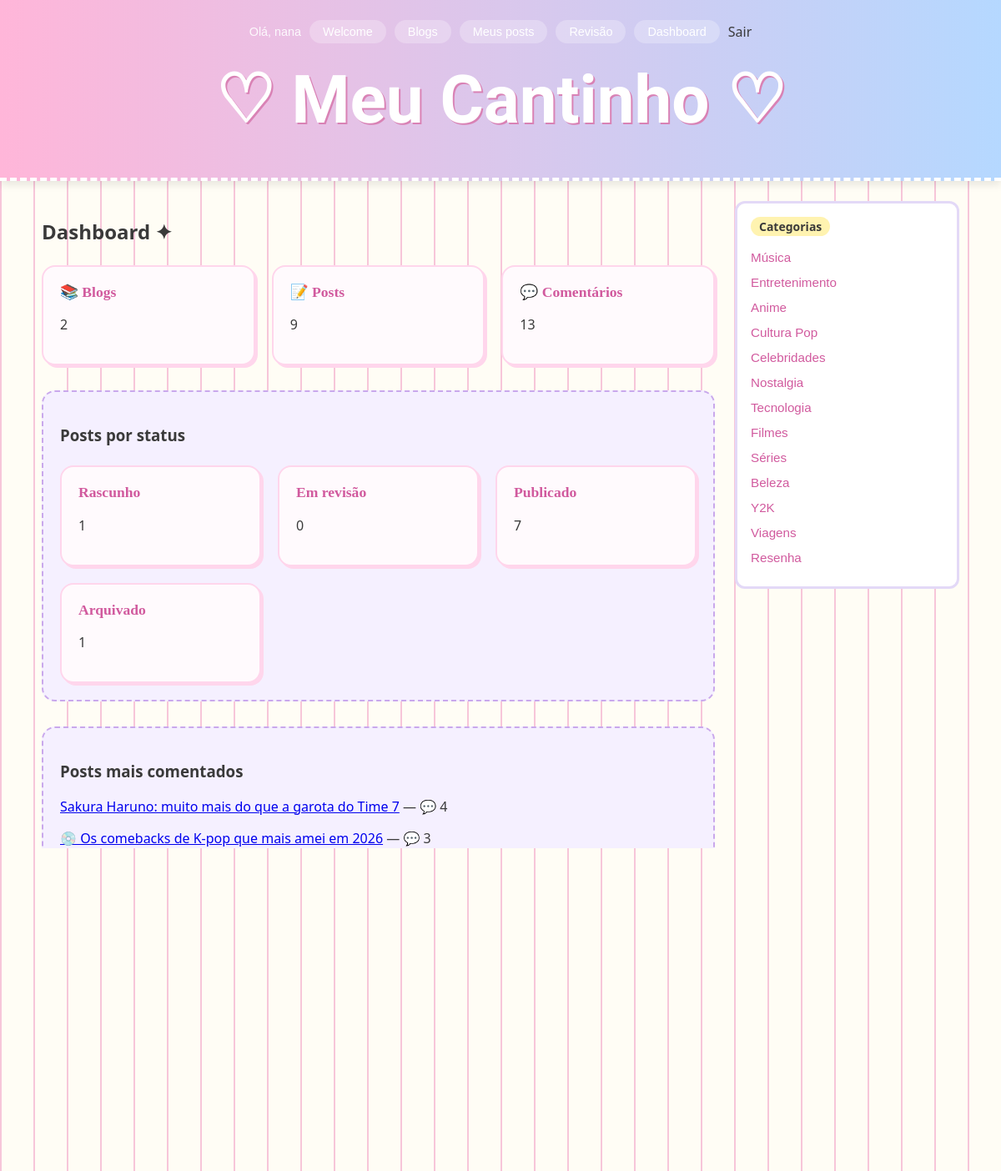
The page /dashboard/ (signed in) on the database its author committed.
### blog/models.py (models this page shows, shortened)
class Post(models.Model):
    class Status(models.TextChoices):
        RASCUNHO = 'RASCUNHO', 'Rascunho'
        EM_REVISAO = 'EM_REVISAO', 'Em revisão'
        PUBLICADO = 'PUBLICADO', 'Publicado'
        ARQUIVADO = 'ARQUIVADO', 'Arquivado'
    titulo = models.CharField(max_length=200)
    slug = models.SlugField(max_length=220, unique=True, blank=True)
    conteudo = models.TextField()
    imagem_capa = models.ImageField(upload_to='capas/', blank=True, null=True)
    autor = models.ForeignKey(User, on_delete=models.CASCADE, related_name='posts')
    blog = models.ForeignKey(Blog, on_delete=models.CASCADE, null=True, related_name='posts')
    categoria = models.ForeignKey(Categoria, on_delete=models.SET_NULL, null=True, related_name='posts')
    tags = models.ManyToManyField(Tag, blank=True, related_name='posts')
    status = models.CharField(max_length=20, choices=Status.choices, default=Status.RASCUNHO)
    criado_em = models.DateTimeField(auto_now_add=True)
    atualizado_em = models.DateTimeField(auto_now=True)

class Blog(models.Model):
    nome = models.CharField(max_length=100)
    slug = models.SlugField(max_length=120, unique=True, blank=True)
    descricao = models.TextField(blank=True)
    dono = models.ForeignKey(User, on_delete=models.CASCADE, related_name='blogs')
    criado_em = models.DateTimeField(auto_now_add=True)

class Categoria(models.Model):
    nome = models.CharField(max_length=100)
    slug = models.SlugField(max_length=120, unique=True, blank=True)

### blog/views.py (the view)
# urls.py: path('dashboard/', views.dashboard, name='dashboard'),
@login_required
def dashboard(request):
    if request.user.is_superuser:
        blogs = Blog.objects.all()
    else:
        blogs = Blog.objects.filter(
            membros__usuario=request.user,
            membros__papel__in=[Membro.Papel.DONO, Membro.Papel.EDITOR],
        ).distinct()
    posts = Post.objects.filter(blog__in=blogs)
    por_status = [
        {'nome': rotulo, 'total': posts.filter(status=valor).count()}
        for valor, rotulo in Post.Status.choices
    ]
    mais_comentados = posts.filter(
        status=Post.Status.PUBLICADO
    ).annotate(
        num_comentarios=Count('comentarios')
    ).order_by('-num_comentarios', '-criado_em')[:5]
    resumo_blogs = blogs.annotate(
        total_posts=Count('posts', distinct=True),
        total_comentarios=Count('posts__comentarios', distinct=True),
    )
    return render(request, 'blog/dashboard.html', {
        'total_blogs': blogs.count(),
        'total_posts': posts.count(),
        'total_comentarios': Comentario.objects.filter(post__in=posts).count(),
        'por_status': por_status,
        'mais_comentados': mais_comentados,
        'resumo_blogs': resumo_blogs,
    })

### blog/context_processors.py (called while the page is built)
def sidebar_data(request):
    posts_recentes = Post.objects.filter(
        status=Post.Status.PUBLICADO
    ).order_by('-criado_em')[:5]
    posts_mais_comentados = Post.objects.filter(
        status=Post.Status.PUBLICADO
    ).annotate(
        num_comentarios=Count('comentarios')
    ).order_by('-num_comentarios')[:5]
    categorias = Categoria.objects.all()
    total_posts = Post.objects.filter(status=Post.Status.PUBLICADO).count()
    return {
        'sidebar_posts_recentes': posts_recentes,
        'sidebar_posts_comentados': posts_mais_comentados,
        'sidebar_categorias': categorias,
        'sidebar_total_posts': total_posts,
    }

### blog/templates/blog/dashboard.html
{% extends 'blog/base.html' %}
{% block content %}
    <h2>Dashboard ✦</h2>
    <div class="grid-topicos">
        <div class="topico">
            <h3>📚 Blogs</h3>
            <p>{{ total_blogs }}</p>
        </div>
        <div class="topico">
            <h3>📝 Posts</h3>
            <p>{{ total_posts }}</p>
        </div>
        <div class="topico">
            <h3>💬 Comentários</h3>
            <p>{{ total_comentarios }}</p>
        </div>
    </div>
    <section>
        <h3>Posts por status</h3>
        <div class="grid-topicos">
            {% for s in por_status %}
                <div class="topico">
                    <h3>{{ s.nome }}</h3>
                    <p>{{ s.total }}</p>
                </div>
            {% endfor %}
        </div>
    </section>
    <section>
        <h3>Posts mais comentados</h3>
        {% for p in mais_comentados %}
            <p><a href="{% url 'detalhe_post' p.slug %}">{{ p.titulo }}</a> — 💬 {{ p.num_comentarios }}</p>
        {% empty %}
            <p>Ainda não há posts publicados.</p>
        {% endfor %}
    </section>
    <section>
        <h3>Resumo por blog</h3>
        {% for b in resumo_blogs %}
            <p><strong>{{ b.nome }}</strong> — {{ b.total_posts }} posts, {{ b.total_comentarios }} comentários</p>
        {% empty %}
            <p>Você ainda não é dona ou editora de nenhum blog.</p>
        {% endfor %}
    </section>
{% endblock %}

### blog/templates/blog/base.html (shortened to what this page needs)
<!DOCTYPE html>
<html lang="pt-br">
<head>
    {% load static %}
    <link rel="stylesheet" href="{% static 'blog/style.css' %}">
</head>
<body>
    <header>
        <nav>
            {% if user.is_authenticated %}
                <span class="saudacao">Olá, {{ user.username }}</span>
                <a href="{% url 'welcome' %}">Welcome</a>
                <a href="{% url 'lista_blogs' %}">Blogs</a>
                <a href="{% url 'meus_posts' %}">Meus posts</a>
                <a href="{% url 'revisao' %}">Revisão</a>
                <a href="{% url 'dashboard' %}">Dashboard</a>
                <form method="post" action="{% url 'logout' %}" style="display:inline">
                    <button type="submit" class="btn-sair">Sair</button>
                </form>
            {% else %}
                <a href="{% url 'welcome' %}">Welcome</a>
                <a href="{% url 'lista_blogs' %}">Blogs</a>
                <a href="{% url 'login' %}">Entrar</a>
            {% endif %}
        </nav>
        <h1><a href="{% url 'lista_posts' %}">♡ Meu Cantinho ♡</a></h1>
    </header>
    <main class="layout">
        <div class="conteudo">
            {% block content %}{% endblock %}
        </div>
        <aside class="sidebar">
            <div class="widget">
                <h3>Categorias</h3>
                <ul>
                    {% for cat in sidebar_categorias %}
                        <li><a href="{% url 'posts_por_categoria' cat.id %}">{{ cat.nome }}</a></li>
                    {% endfor %}
                </ul>
            </div>

### blog/static/blog/style.css (style rules this page uses)
body { margin: 0; font-family: 'Quicksand', sans-serif; background: linear-gradient(180deg, #cdeffd 0%, #f9dfe8 50%, #e8d5f7 100%); background-attachment: fixed; color: #4a3b52; }
header { background: linear-gradient(90deg, #ffb6d9, #b5d8ff); padding: 24px; text-align: center; border-bottom: 4px dashed #ffffff; box-shadow: 0 4px 10px rgba(0,0,0,0.1); }
header h1 a { color: #ffffff; text-decoration: none; font-family: "Henny Penny", system-ui; font-size: 5rem; text-shadow: 2px 2px 0 #d982b5; }
main { max-width: 700px; margin: 30px auto; padding: 0 20px; }
section { background: #f5f0ff; border: 2px dashed #c9a8ec; border-radius: 16px; padding: 20px; margin-top: 30px; }
button { background: #ff9dc4; color: white; border: none; padding: 10px 20px; border-radius: 20px; cursor: pointer; font-weight: bold; }
:root { --cor-fundo: #FFFDF5; --cor-rosa: #F7C6D9; --cor-amarelo: #FFF3B0; --cor-verde: #C9EFC9; --cor-lilas: #E3D9F7; --cor-texto: #3A3A3A; --borda-fofa: 12px; }
body { background-color: var(--cor-fundo); background-image: repeating-linear-gradient( 90deg, var(--cor-rosa) 0px, var(--cor-rosa) 2px, transparent 2px, transparent 40px ); color: var(--cor-texto); font-family: system-ui, sans-serif; margin: 0; }
header h1 { font-family: "Henny Penny", system-ui; }
.layout { display: grid; grid-template-columns: 3fr 1fr; gap: 24px; max-width: 1100px; margin: 0 auto; padding: 24px; }
.widget { background: #fff; border: 3px solid var(--cor-lilas); border-radius: var(--borda-fofa); padding: 16px; margin-bottom: 16px; }
.widget h3 { margin-top: 0; background: var(--cor-amarelo); display: inline-block; padding: 2px 10px; border-radius: 20px; font-size: 14px; }
.grid-topicos { display: grid; grid-template-columns: repeat(auto-fit, minmax(220px, 1fr)); gap: 20px; margin-top: 24px; }
.topico { background: #fffafd; border: 2px solid #ffd6ec; border-radius: 16px; padding: 20px; box-shadow: 3px 3px 0 #ffd6ec; }
.topico h3 { margin-top: 0; color: #d15a9e; font-family: 'Comic Neue', cursive; font-size: 1.1rem; }
nav { display: flex; justify-content: center; align-items: center; gap: 10px; flex-wrap: wrap; margin-bottom: 12px; }
nav a, nav .saudacao { font-family: 'Quicksand', sans-serif; font-size: 0.9rem; color: #ffffff; }
nav a { background: rgba(255, 255, 255, 0.25); padding: 6px 16px; border-radius: 20px; text-decoration: none; transition: background 0.2s ease; }
nav .saudacao { opacity: 0.9; }
.widget ul { list-style: none; padding-left: 0; margin: 0; }
.widget li { margin-bottom: 8px; }
.widget a { font-family: 'Quicksand', sans-serif; color: #d15a9e; text-decoration: none; font-size: 0.95rem; }
.btn-sair { background: none; border: none; color: inherit; font: inherit; cursor: pointer; padding: 0; text-decoration: none; }

### rows shown on the page
Post: titulo "Sakura Haruno: muito mais do que a garota do Time 7", num_comentarios "4"
Post: titulo "💿 Os comebacks de K-pop que mais amei em 2026", num_comentarios "3"
Post: titulo "Minhas IT Girls: mulheres que eu simplesmente não consigo ignorar", num_comentarios "2"
Post: titulo "Resenha \"Nana\"", num_comentarios "1"
Post: titulo "o outro lado"
Blog: nome "Meu Cantinho", total_comentarios "13"
Blog: nome "meu", total_comentarios "0"
Categoria: nome "Música"
Categoria: nome "Entretenimento"
Categoria: nome "Anime"
Categoria: nome "Cultura Pop"
Categoria: nome "Celebridades"
Categoria: nome "Nostalgia"
Categoria: nome "Tecnologia"
Categoria: nome "Filmes"
Categoria: nome "Séries"
Categoria: nome "Beleza"
Categoria: nome "Y2K"
Categoria: nome "Viagens"
Categoria: nome "Resenha"

### other values the page prints
{{ user.username }} "nana"
{{ total_blogs }} "2"
{{ total_posts }} "9"
{{ total_comentarios }} "13"
{{ s.nome }} "Rascunho" "Em revisão" "Publicado" "Arquivado"
{{ s.total }} "1" "0" "7" "1"
